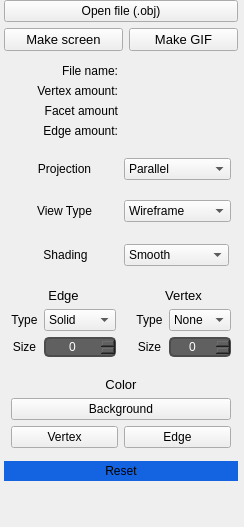
      <widget class="QWidget" name="tab_general">
       <attribute name="title">
        <string>General</string>
       </attribute>
       <layout class="QGridLayout" name="gridLayout_2">
        <property name="leftMargin">
         <number>0</number>
        </property>
        <property name="topMargin">
         <number>0</number>
        </property>
        <property name="rightMargin">
         <number>0</number>
        </property>
        <property name="bottomMargin">
         <number>0</number>
        </property>
        <item row="0" column="0">
         <layout class="QGridLayout" name="tab_general_grid_layout">
          <item row="0" column="0" rowspan="12">
           <spacer name="horizontal_spacer_general_left">
            <property name="orientation">
             <enum>Qt::Horizontal</enum>
            </property>
            <property name="sizeType">
             <enum>QSizePolicy::Fixed</enum>
            </property>
            <property name="sizeHint" stdset="0">
             <size>
              <width>4</width>
              <height>4</height>
             </size>
            </property>
           </spacer>
          </item>
          <item row="6" column="1" rowspan="2" colspan="2">
           <widget class="QFrame" name="frame_edge">
            <property name="autoFillBackground">
             <bool>true</bool>
            </property>
            <property name="frameShape">
             <enum>QFrame::NoFrame</enum>
            </property>
            <property name="frameShadow">
             <enum>QFrame::Raised</enum>
            </property>
            <layout class="QGridLayout" name="gridLayout_12">
             <property name="leftMargin">
              <number>7</number>
             </property>
             <property name="topMargin">
              <number>7</number>
             </property>
             <property name="rightMargin">
              <number>7</number>
             </property>
             <property name="bottomMargin">
              <number>7</number>
             </property>
             <item row="0" column="0" colspan="3">
              <widget class="QLabel" name="label_edge">
               <property name="font">
                <font>
                 <pointsize>10</pointsize>
                </font>
               </property>
               <property name="text">
                <string>Edge</string>
               </property>
               <property name="alignment">
                <set>Qt::AlignCenter</set>
               </property>
              </widget>
             </item>
             <item row="1" column="0">
              <widget class="QLabel" name="label_edge_type">
               <property name="text">
                <string>Type</string>
               </property>
               <property name="alignment">
                <set>Qt::AlignCenter</set>
               </property>
              </widget>
             </item>
             <item row="2" column="1" colspan="2">
              <widget class="QSpinBox" name="spin_box_edge_size">
               <property name="sizePolicy">
                <sizepolicy hsizetype="Preferred" vsizetype="Preferred">
                 <horstretch>0</horstretch>
                 <verstretch>0</verstretch>
                </sizepolicy>
               </property>
               <property name="styleSheet">
                <string notr="true">QSpinBox {
  border: 2px solid rgb(76,76,76);
  border-radius: 5px;
  background-color: rgb(96, 96, 96);
  color: rgb(255,255,255);
}

QSpinBox::down-button  {
  subcontrol-origin: margin;
  subcontrol-position: center left;
  image: url(:/images/left_arrow.png);
  background-color: rgb(76,76,76);
  left: 2px;
  height: 22px;
  width: 12px;
}

QSpinBox::up-button  {
  subcontrol-origin: margin;
  subcontrol-position: center right;
  image: url(:/images/right_arrow.png);
  background-color: rgb(76,76,76);
  right: 2px;
  height: 22px;
  width:12px;
}</string>
               </property>
               <property name="alignment">
                <set>Qt::AlignCenter</set>
               </property>
              </widget>
             </item>
             <item row="2" column="0">
              <widget class="QLabel" name="label_edge_size">
               <property name="text">
                <string>Size</string>
               </property>
               <property name="alignment">
                <set>Qt::AlignCenter</set>
               </property>
              </widget>
             </item>
             <item row="1" column="1" colspan="2">
              <widget class="QComboBox" name="combo_box_edge_type">
               <item>
                <property name="text">
                 <string>Solid</string>
                </property>
               </item>
               <item>
                <property name="text">
                 <string>Dashed</string>
                </property>
               </item>
              </widget>
             </item>
            </layout>
           </widget>
          </item>
          <item row="0" column="5" rowspan="12">
           <spacer name="horizontal_spacer_general_right">
            <property name="orientation">
             <enum>Qt::Horizontal</enum>
            </property>
            <property name="sizeType">
             <enum>QSizePolicy::Fixed</enum>
            </property>
            <property name="sizeHint" stdset="0">
             <size>
              <width>6</width>
              <height>6</height>
             </size>
            </property>
           </spacer>
          </item>
          <item row="9" column="1" colspan="4">
           <widget class="QPushButton" name="pushbutton_reset">
            <property name="styleSheet">
             <string notr="true">background-color: rgb(20, 99, 224);
border-radius: 15%;
padding: 3px;
</string>
            </property>
            <property name="text">
             <string>Reset</string>
            </property>
           </widget>
          </item>
          <item row="8" column="1" colspan="4">
           <widget class="QFrame" name="frame_color">
            <property name="autoFillBackground">
             <bool>true</bool>
            </property>
            <property name="styleSheet">
             <string notr="true"/>
            </property>
            <property name="frameShape">
             <enum>QFrame::NoFrame</enum>
            </property>
            <property name="frameShadow">
             <enum>QFrame::Raised</enum>
            </property>
            <layout class="QGridLayout" name="gridLayout_14">
             <property name="leftMargin">
              <number>7</number>
             </property>
             <property name="topMargin">
              <number>7</number>
             </property>
             <property name="rightMargin">
              <number>7</number>
             </property>
             <property name="bottomMargin">
              <number>7</number>
             </property>
             <item row="2" column="0">
              <widget class="QPushButton" name="pushbutton_vertex_color">
               <property name="maximumSize">
                <size>
                 <width>16777215</width>
                 <height>16777215</height>
                </size>
               </property>
               <property name="text">
                <string>Vertex</string>
               </property>
              </widget>
             </item>
             <item row="2" column="1">
              <widget class="QPushButton" name="puhsbutton_edge_color">
               <property name="text">
                <string>Edge</string>
               </property>
              </widget>
             </item>
             <item row="1" column="0" colspan="2">
              <widget class="QPushButton" name="pushbutton_bg_color">
               <property name="text">
                <string>Background</string>
               </property>
              </widget>
             </item>
             <item row="0" column="0" colspan="2">
              <widget class="QLabel" name="label_color">
               <property name="font">
                <font>
                 <pointsize>10</pointsize>
                </font>
               </property>
               <property name="text">
                <string>Color</string>
               </property>
               <property name="alignment">
                <set>Qt::AlignCenter</set>
               </property>
              </widget>
             </item>
            </layout>
           </widget>
          </item>
          <item row="1" column="3" colspan="2">
           <widget class="QPushButton" name="pushbutton_gif">
            <property name="maximumSize">
             <size>
              <width>16777215</width>
              <height>16777215</height>
             </size>
            </property>
            <property name="font">
             <font>
              <pointsize>10</pointsize>
             </font>
            </property>
            <property name="text">
             <string>Make GIF</string>
            </property>
           </widget>
          </item>
          <item row="3" column="1" colspan="4">
           <widget class="QFrame" name="frame_projection">
            <property name="autoFillBackground">
             <bool>true</bool>
            </property>
            <property name="frameShape">
             <enum>QFrame::NoFrame</enum>
            </property>
            <property name="frameShadow">
             <enum>QFrame::Raised</enum>
            </property>
            <layout class="QGridLayout" name="gridLayout_15">
             <property name="leftMargin">
              <number>7</number>
             </property>
             <property name="topMargin">
              <number>7</number>
             </property>
             <property name="rightMargin">
              <number>7</number>
             </property>
             <property name="bottomMargin">
              <number>7</number>
             </property>
             <item row="0" column="0">
              <widget class="QLabel" name="label_projection">
               <property name="font">
                <font>
                 <pointsize>9</pointsize>
                </font>
               </property>
               <property name="text">
                <string>Projection</string>
               </property>
               <property name="alignment">
                <set>Qt::AlignCenter</set>
               </property>
              </widget>
             </item>
             <item row="0" column="1">
              <widget class="QComboBox" name="combo_box_projection">
               <property name="styleSheet">
                <string notr="true"/>
               </property>
               <item>
                <property name="text">
                 <string>Parallel</string>
                </property>
               </item>
               <item>
                <property name="text">
                 <string>Central</string>
                </property>
               </item>
              </widget>
             </item>
            </layout>
           </widget>
          </item>
          <item row="11" column="1" colspan="4">
           <spacer name="vertical_spacer_general_down">
            <property name="orientation">
             <enum>Qt::Vertical</enum>
            </property>
            <property name="sizeType">
             <enum>QSizePolicy::Expanding</enum>
            </property>
            <property name="sizeHint" stdset="0">
             <size>
              <width>20</width>
              <height>40</height>
             </size>
            </property>
           </spacer>
          </item>
          <item row="0" column="1" colspan="4">
           <widget class="QPushButton" name="pushbutton_open_file">
            <property name="text">
             <string>Open file (.obj)</string>
            </property>
           </widget>
          </item>
          <item row="4" column="1" colspan="4">
           <widget class="QFrame" name="frame_view_type">
            <property name="autoFillBackground">
             <bool>true</bool>
            </property>
            <property name="frameShape">
             <enum>QFrame::NoFrame</enum>
            </property>
            <property name="frameShadow">
             <enum>QFrame::Raised</enum>
            </property>
            <layout class="QGridLayout" name="gridLayout_11">
             <property name="leftMargin">
              <number>7</number>
             </property>
             <property name="topMargin">
              <number>7</number>
             </property>
             <property name="rightMargin">
              <number>7</number>
             </property>
             <property name="bottomMargin">
              <number>7</number>
             </property>
             <item row="0" column="0">
              <widget class="QLabel" name="label_view_type">
               <property name="text">
                <string>View Type</string>
               </property>
               <property name="alignment">
                <set>Qt::AlignCenter</set>
               </property>
              </widget>
             </item>
             <item row="0" column="1">
              <widget class="QComboBox" name="combo_box_view_type">
               <item>
                <property name="text">
                 <string>Wireframe</string>
                </property>
               </item>
               <item>
                <property name="text">
                 <string>Solid</string>
                </property>
               </item>
               <item>
                <property name="text">
                 <string>Material</string>
                </property>
               </item>
              </widget>
             </item>
            </layout>
           </widget>
          </item>
          <item row="1" column="1" colspan="2">
           <widget class="QPushButton" name="pushbutton_screen">
            <property name="maximumSize">
             <size>
              <width>16777215</width>
              <height>16777215</height>
             </size>
            </property>
            <property name="font">
             <font>
              <pointsize>10</pointsize>
             </font>
            </property>
            <property name="text">
             <string>Make screen</string>
            </property>
           </widget>
          </item>
          <item row="6" column="3" rowspan="2" colspan="2">
           <widget class="QFrame" name="frame_vertex">
            <property name="autoFillBackground">
             <bool>true</bool>
            </property>
            <property name="frameShape">
             <enum>QFrame::NoFrame</enum>
            </property>
            <property name="frameShadow">
             <enum>QFrame::Raised</enum>
            </property>
            <property name="lineWidth">
             <number>1</number>
            </property>
            <layout class="QGridLayout" name="gridLayout_13">
             <property name="leftMargin">
              <number>7</number>
             </property>
             <property name="topMargin">
              <number>7</number>
             </property>
             <property name="rightMargin">
              <number>7</number>
             </property>
             <property name="bottomMargin">
              <number>7</number>
             </property>
             <item row="1" column="0">
              <widget class="QLabel" name="label_vertex_type">
               <property name="text">
                <string>Type</string>
               </property>
               <property name="alignment">
                <set>Qt::AlignCenter</set>
               </property>
              </widget>
             </item>
             <item row="2" column="0">
              <widget class="QLabel" name="label_vertex_size">
               <property name="text">
                <string>Size</string>
               </property>
               <property name="alignment">
                <set>Qt::AlignCenter</set>
               </property>
              </widget>
             </item>
             <item row="1" column="1" colspan="2">
              <widget class="QComboBox" name="combo_box_type_vertex">
               <item>
                <property name="text">
                 <string>None</string>
                </property>
               </item>
               <item>
                <property name="text">
                 <string>Quad</string>
                </property>
               </item>
               <item>
                <property name="text">
                 <string>Circle</string>
                </property>
               </item>
              </widget>
             </item>
             <item row="0" column="0" colspan="3">
              <widget class="QLabel" name="label_vertex">
               <property name="font">
                <font>
                 <pointsize>10</pointsize>
                </font>
               </property>
               <property name="text">
                <string>Vertex</string>
               </property>
               <property name="alignment">
                <set>Qt::AlignCenter</set>
               </property>
              </widget>
             </item>
             <item row="2" column="1" colspan="2">
              <widget class="QSpinBox" name="spin_box_vertex_size">
               <property name="sizePolicy">
                <sizepolicy hsizetype="Preferred" vsizetype="Preferred">
                 <horstretch>0</horstretch>
                 <verstretch>0</verstretch>
                </sizepolicy>
               </property>
               <property name="styleSheet">
                <string notr="true">QSpinBox {
  border: 2px solid rgb(76,76,76);
  border-radius: 5px;
  background-color: rgb(96, 96, 96);
  color: rgb(255,255,255);
}

QSpinBox::down-button  {
  subcontrol-origin: margin;
  subcontrol-position: center left;
  image: url(:/images/left_arrow.png);
  background-color: rgb(76,76,76);
  left: 2px;
  height: 22px;
  width: 12px;
}

QSpinBox::up-button  {
  subcontrol-origin: margin;
  subcontrol-position: center right;
  image: url(:/images/right_arrow.png);
  background-color: rgb(76,76,76);
  right: 2px;
  height: 22px;
  width:12px;
}</string>
               </property>
               <property name="alignment">
                <set>Qt::AlignCenter</set>
               </property>
              </widget>
             </item>
            </layout>
           </widget>
          </item>
          <item row="5" column="1" colspan="4">
           <widget class="QFrame" name="frame">
            <property name="autoFillBackground">
             <bool>true</bool>
            </property>
            <property name="frameShape">
             <enum>QFrame::NoFrame</enum>
            </property>
            <property name="frameShadow">
             <enum>QFrame::Raised</enum>
            </property>
            <layout class="QGridLayout" name="gridLayout_3">
             <item row="0" column="0">
              <widget class="QLabel" name="label_shading">
               <property name="text">
                <string>Shading</string>
               </property>
               <property name="alignment">
                <set>Qt::AlignCenter</set>
               </property>
              </widget>
             </item>
             <item row="0" column="1">
              <widget class="QComboBox" name="combo_box_shading">
               <item>
                <property name="text">
                 <string>Smooth</string>
                </property>
               </item>
               <item>
                <property name="text">
                 <string>Flat</string>
                </property>
               </item>
              </widget>
             </item>
            </layout>
           </widget>
          </item>
          <item row="2" column="1" colspan="4">
           <widget class="QFrame" name="frame_info">
            <property name="autoFillBackground">
             <bool>true</bool>
            </property>
            <property name="styleSheet">
             <string notr="true"/>
            </property>
            <property name="frameShape">
             <enum>QFrame::NoFrame</enum>
            </property>
            <property name="frameShadow">
             <enum>QFrame::Raised</enum>
            </property>
            <layout class="QGridLayout" name="gridLayout_8">
             <property name="leftMargin">
              <number>7</number>
             </property>
             <property name="topMargin">
              <number>7</number>
             </property>
             <property name="rightMargin">
              <number>7</number>
             </property>
             <property name="bottomMargin">
              <number>7</number>
             </property>
             <item row="3" column="1">
              <widget class="QLabel" name="label_edge_amount_int">
               <property name="text">
                <string/>
               </property>
              </widget>
             </item>
             <item row="3" column="0">
              <widget class="QLabel" name="label_edge_amount">
               <property name="text">
                <string>Edge amount:</string>
               </property>
               <property name="alignment">
                <set>Qt::AlignRight|Qt::AlignTrailing|Qt::AlignVCenter</set>
               </property>
              </widget>
             </item>
             <item row="2" column="1">
              <widget class="QLabel" name="label_facets_amount_int">
               <property name="text">
                <string/>
               </property>
              </widget>
             </item>
             <item row="0" column="1">
              <widget class="QLabel" name="label_file_name_text">
               <property name="text">
                <string/>
               </property>
              </widget>
             </item>
             <item row="0" column="0">
              <widget class="QLabel" name="label_file_name">
               <property name="minimumSize">
                <size>
                 <width>0</width>
                 <height>0</height>
                </size>
               </property>
               <property name="maximumSize">
                <size>
                 <width>16777215</width>
                 <height>16777215</height>
                </size>
               </property>
               <property name="font">
                <font>
                 <pointsize>9</pointsize>
                </font>
               </property>
               <property name="text">
                <string>File name:</string>
               </property>
               <property name="alignment">
                <set>Qt::AlignRight|Qt::AlignTrailing|Qt::AlignVCenter</set>
               </property>
              </widget>
             </item>
             <item row="1" column="0">
              <widget class="QLabel" name="label_vertex_am">
               <property name="minimumSize">
                <size>
                 <width>0</width>
                 <height>0</height>
                </size>
               </property>
               <property name="maximumSize">
                <size>
                 <width>16777215</width>
                 <height>16</height>
                </size>
               </property>
               <property name="font">
                <font>
                 <pointsize>9</pointsize>
                </font>
               </property>
               <property name="text">
                <string>Vertex amount:</string>
               </property>
               <property name="alignment">
                <set>Qt::AlignRight|Qt::AlignTrailing|Qt::AlignVCenter</set>
               </property>
              </widget>
             </item>
             <item row="2" column="0">
              <widget class="QLabel" name="label_facets_am">
               <property name="minimumSize">
                <size>
                 <width>0</width>
                 <height>0</height>
                </size>
               </property>
               <property name="maximumSize">
                <size>
                 <width>16777215</width>
                 <height>16</height>
                </size>
               </property>
               <property name="font">
                <font>
                 <pointsize>9</pointsize>
                </font>
               </property>
               <property name="text">
                <string>Facet amount</string>
               </property>
               <property name="alignment">
                <set>Qt::AlignRight|Qt::AlignTrailing|Qt::AlignVCenter</set>
               </property>
              </widget>
             </item>
             <item row="1" column="1">
              <widget class="QLabel" name="label_vertex_am_int">
               <property name="text">
                <string/>
               </property>
              </widget>
             </item>
            </layout>
           </widget>
          </item>
         </layout>
        </item>
       </layout>
      </widget>
